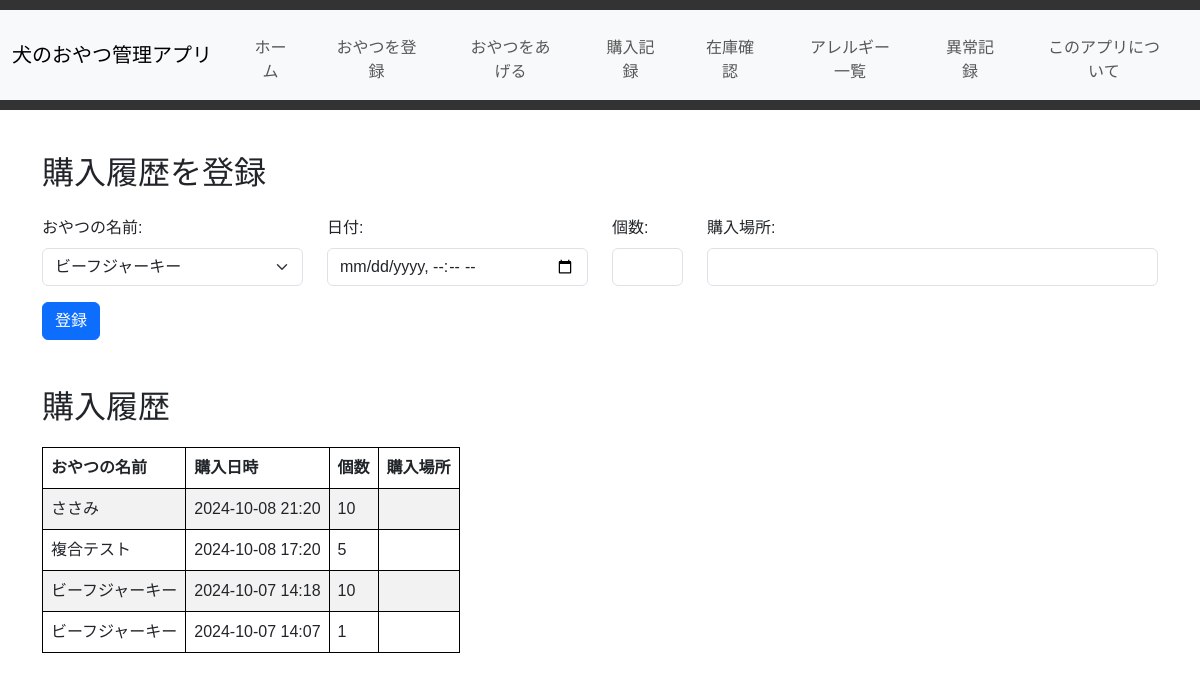
The page /purchase_snack on the database as committed earlier.
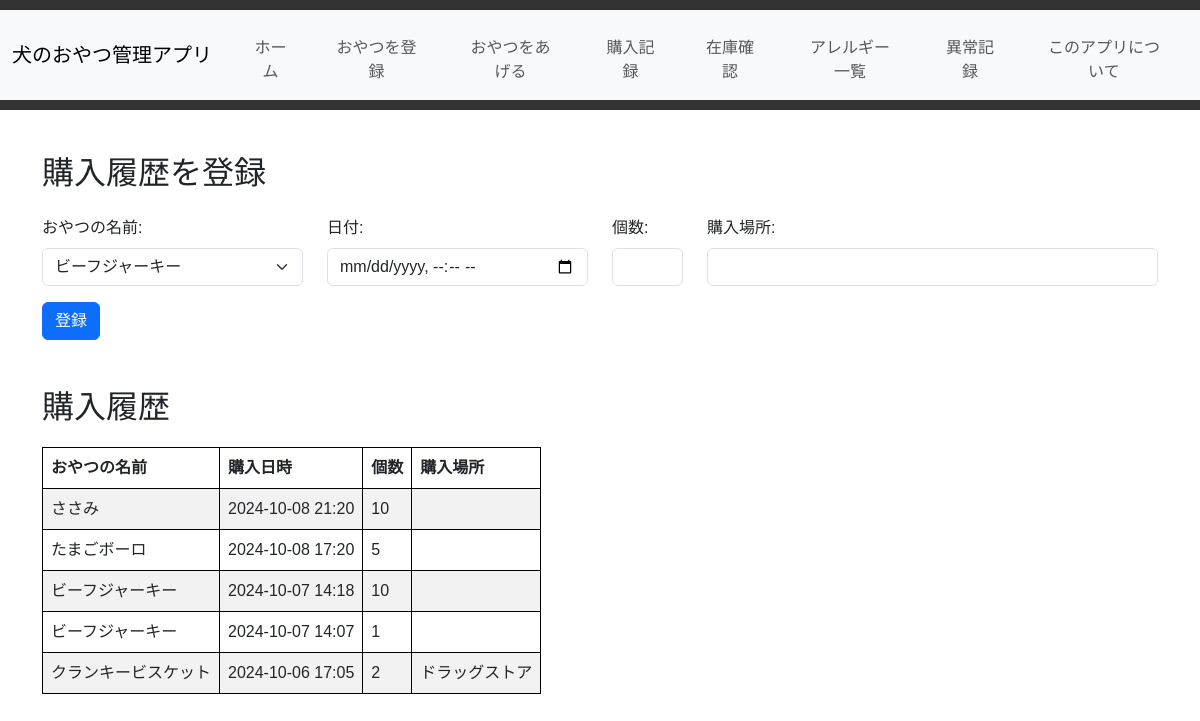
The same page on the database as committed later.
### tables this page shows
CREATE TABLE purchase_history (
    id INTEGER PRIMARY KEY AUTOINCREMENT,
    snack_id INTEGER,
    purchase_date TEXT,
    purchase_place TEXT,
    quantity INTEGER,
    FOREIGN KEY (snack_id) REFERENCES snacks (id)
);

CREATE TABLE "snacks" (
	"id"	INTEGER,
	"name"	TEXT NOT NULL,
	"description"	TEXT,
	"registration_date"	TEXT,
	"allergy_id"	INTEGER,
	PRIMARY KEY("id" AUTOINCREMENT),
	FOREIGN KEY("allergy_id") REFERENCES "allergies"("id")
);

### app.py (the view, shortened to what this page needs)
@app.route('/purchase_snack', methods=['GET', 'POST'])
def purchase_snack():
    conn = get_db_connection()
    snacks = conn.execute('SELECT id, name FROM snacks').fetchall()
    purchase_history = conn.execute('''
        SELECT p.id, s.name, p.purchase_date, p.purchase_place, p.quantity
        FROM purchase_history p
        JOIN snacks s ON p.snack_id = s.id
        ORDER BY p.purchase_date DESC
    ''').fetchall()
    conn.close()
    return render_template('purchase_snack.html', snacks=snacks, purchase_history=purchase_history)

### app.py (called while the page is built)
def get_db_connection():
    conn = sqlite3.connect('dog_treats.db')
    conn.row_factory = sqlite3.Row
    return conn

### templates/purchase_snack.html (shortened to what this page needs)
{% extends 'base.html' %}
{% block content %}
    <div class="container my-4">
        <h2 class="mb-4">購入履歴を登録</h2>
        <form method="POST" action="{{ url_for('purchase_snack') }}">
            <div class="row mb-3">
                <div class="col-md-3">
                    <label for="snack_name" class="form-label">おやつの名前:</label>
                    <select name="snack_name" id="snack_name" class="form-select" required>
                        {% for snack in snacks %}
                            <option value="{{ snack.id }}">{{ snack.name }}</option>
                        {% endfor %}
                    </select>
                </div>
                <div class="col-md-3">
                    <label for="purchase_date" class="form-label">日付:</label>
                    <input type="datetime-local" name="purchase_date" id="purchase_date" class="form-control" required>
                </div>
                <div class="col-md-1">
                    <label for="quantity" class="form-label">個数:</label>
                    <input type="number" name="quantity" id="quantity" class="form-control" min="1" required>
                </div>
                <div class="col-md-5">
                    <label for="purchase_place" class="form-label">購入場所:</label>
                    <input type="text" name="purchase_place" id="purchase_place" class="form-control">
                </div>
            </div>
            <button type="submit" class="btn btn-primary">登録</button>
        </form>
        <h2 class="mt-5">購入履歴</h2>
        <table class="table table-striped">
            <thead>
                <tr>
                    <th>おやつの名前</th>
                    <th>購入日時</th>
                    <th>個数</th>
                    <th>購入場所</th>
                </tr>
            </thead>
            <tbody  id="snack-table-body">
                {% for purchase in purchase_history %}
                <tr style="display: {% if loop.index <= 10 %}table-row{% else %}none{% endif %}">
                    <td>{{ purchase.name }}</td>
                    <td>{{ purchase.purchase_date }}</td>
                    <td>{{ purchase.quantity }}</td>
                    <td>{{ purchase.purchase_place }}</td>
                </tr>
                {% endfor %}
            </tbody>
        </table>
    </div>
{% endblock %}

Rows that differ between the two databases and show on the page:
changed through a linked row, purchase_history: name "複合テスト" → "たまごボーロ"
added purchase_history: name "クランキービスケット", purchase_date "2024-10-06 17:05", quantity "2", purchase_place "ドラッグストア"
